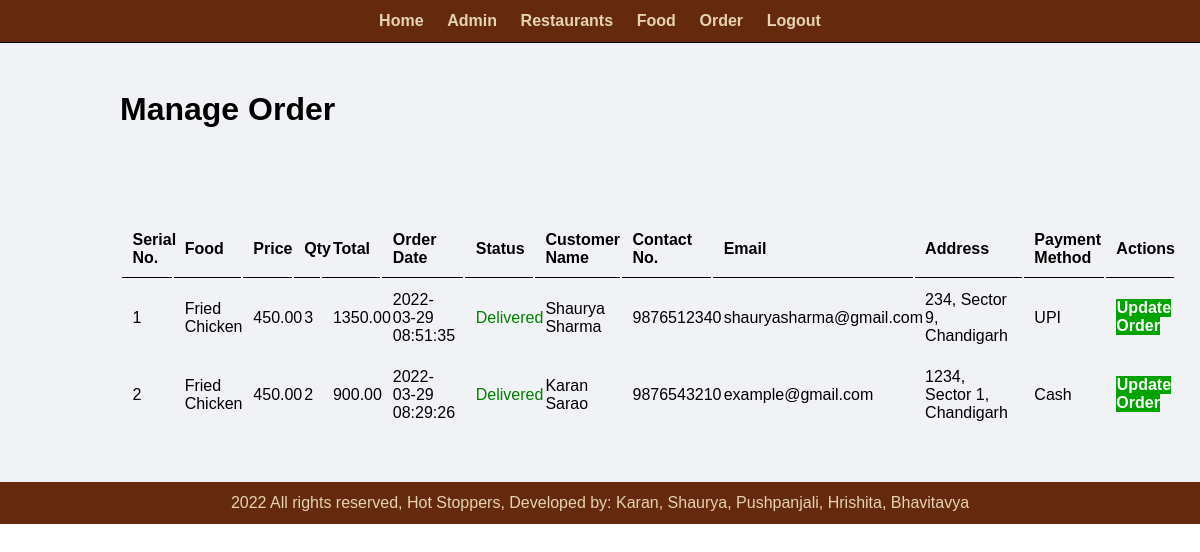
Page /admin/manage-order.php (signed in) on the committed database.
### tables this page shows
CREATE TABLE `tbl_order` (
  `id` int(10) UNSIGNED NOT NULL,
  `food` varchar(150) NOT NULL,
  `price` decimal(10,2) NOT NULL,
  `quantity` int(11) NOT NULL,
  `total` decimal(10,2) NOT NULL,
  `order_date` datetime NOT NULL,
  `status` varchar(50) NOT NULL,
  `customer_name` varchar(150) NOT NULL,
  `customer_contact` varchar(20) NOT NULL,
  `customer_email` varchar(150) NOT NULL,
  `customer_address` varchar(255) NOT NULL,
  `payment_method` varchar(250) NOT NULL
);

### admin/manage-order.php (the view, shortened to what this page needs)
<?php include('partials/menu.php') ?>
<div class="main-content">
<div class="wrapper">
<h1>Manage Order</h1>
<br> <br> <br>
<br><br>
<table class="tbl-full">
    <tr>
        <th>Serial No.</th>
        <th>Food</th>
        <th>Price</th>
        <th>Qty</th>
        <th>Total</th>
        <th>Order Date</th>
        <th>Status</th>
        <th>Customer Name</th>
        <th>Contact No.</th>
        <th>Email</th>
        <th>Address</th>
        <th>Payment Method</th>
        <th>Actions</th>
    </tr>
    <?php
        $sql = "SELECT * FROM tbl_order ORDER BY id DESC";
        $res = mysqli_query($conn, $sql);
        $count = mysqli_num_rows($res);
        $sn =1;
        if($count>0)
        {
            while($row=mysqli_fetch_assoc($res))
            {
                $id = $row['id'];
                $food = $row['food'];
                $price = $row['price'];
                $quantity = $row['quantity'];
                $total = $row['total'];
                $order_date = $row['order_date'];
                $status = $row['status'];
                $customer_name = $row['customer_name'];
                $customer_contact = $row['customer_contact'];
                $customer_email = $row['customer_email'];
                $customer_address = $row['customer_address'];
                $payment_method = $row['payment_method'];
                ?>
                <tr>
                <td><?php echo $sn++; ?></td>
                <td><?php echo $food; ?></td>
                <td><?php echo $price; ?></td>
                <td><?php echo $quantity; ?></td>
                <td><?php echo $total; ?></td>
                <td><?php echo $order_date; ?></td>
                <td>
                    <?php
                    if($status=="Ordered")
                    {
                        echo "<label>$status</label>";
                    }
                    elseif($status=="On the Way")
                    {
                        echo "<label style='color: orange;'>$status</label>";
                    }
                    elseif($status=="Delivered")
                    {
                        echo "<label style='color: green;'>$status</label>";
                    }
                    elseif($status=="Cancelled")
                    {
                        echo "<label style='color: red;'>$status</label>";
                    }
                    ?>
                </td>
                <td><?php echo $customer_name; ?></td>
                <td><?php echo $customer_contact; ?></td>
                <td><?php echo $customer_email; ?></td>
                <td><?php echo $customer_address; ?></td>
                <td><?php echo $payment_method; ?></td>
                <td>
                    <a href="<?php echo SITEURL; ?>admin/update-order.php?id=<?php echo $id; ?>" class="btn-secondary">Update Order</a>
                </td>
                </tr>
                <?php
            }
        }
        else
        {
            echo "<tr><td colspan='13' class='error'>Orders Not Available</td></tr>";
        }
    ?>
</table>
</div>
</div>
<?php include('partials/footer.php') ?>

### css/admin.css (style rules this page uses)
* { margin: 0; padding: 0; font-family: Arial, Helvetica, sans-serif; }
.wrapper { padding: 1%; width: 80%; margin: 0 auto; }
.tbl-full { width: 110%; }
table tr th { border-bottom: 1px solid black; padding: 1%; text-align: left; }
table tr td { padding: 1%; }
.btn-secondary { background-color: #00A300; padding: 1%; color: white; text-decoration: none; font-weight: bold; }
.main-content { background-color: #f1f2f6; padding: 3% 0; }

### rows in the picture
tbl_order: food "Fried Chicken", price "450.00", quantity "3", total "1350.00", order_date "2022-03-29 08:51:35", status "Delivered", customer_name "Shaurya Sharma", customer_contact "9876512340", customer_email "shauryasharma@gmail.com", customer_address "234, Sector 9, Chandigarh", payment_method "UPI"
tbl_order: food "Fried Chicken", price "450.00", quantity "2", total "900.00", order_date "2022-03-29 08:29:26", status "Delivered", customer_name "Karan Sarao", customer_contact "9876543210", customer_email "example@gmail.com", customer_address "1234, Sector 1, Chandigarh", payment_method "Cash"
